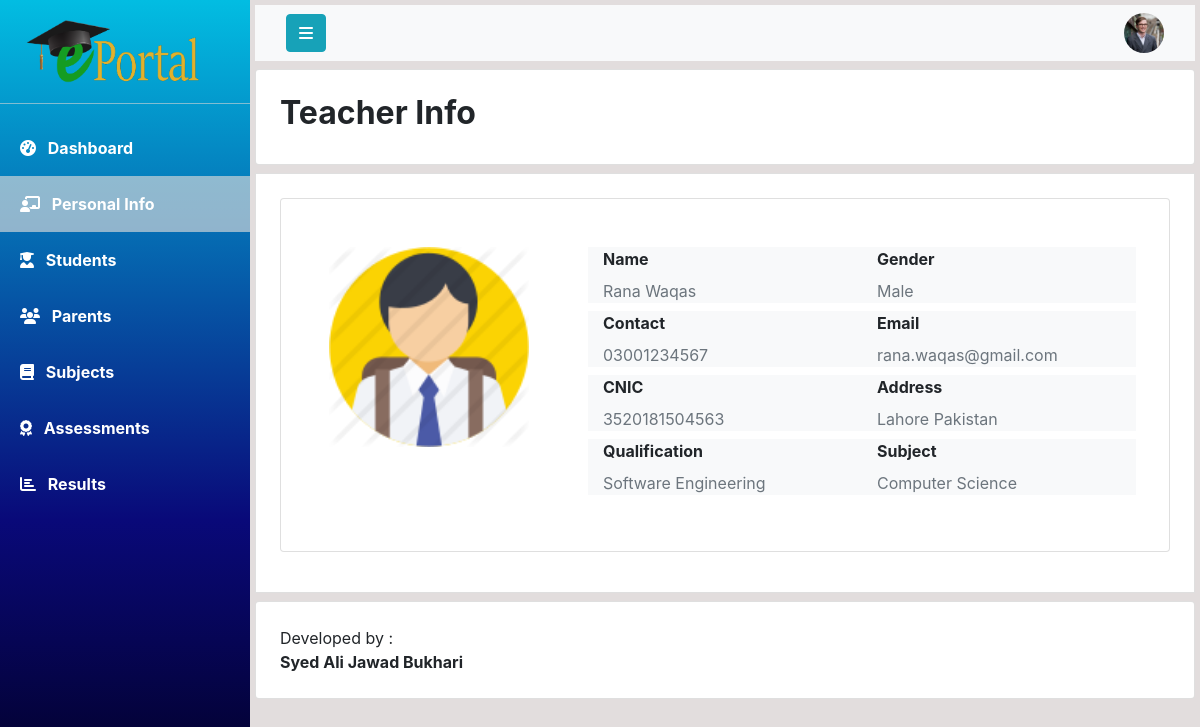
Screenshot of /php/teacher_info.php?id=2 with the database file from the repository.
### tables this page shows
CREATE TABLE `teachers` (
  `teacher_id` int(11) NOT NULL,
  `first_name` varchar(20) DEFAULT NULL,
  `last_name` varchar(20) DEFAULT NULL,
  `mobile_number` varchar(11) DEFAULT NULL,
  `cnic` varchar(13) DEFAULT NULL,
  `address` varchar(100) DEFAULT NULL,
  `gender` varchar(10) DEFAULT NULL,
  `qualification` varchar(30) DEFAULT NULL,
  `subject` varchar(20) DEFAULT NULL,
  `joining_date` timestamp NOT NULL DEFAULT current_timestamp() ON UPDATE current_timestamp(),
  `email` varchar(30) DEFAULT NULL,
  `password` varchar(100) DEFAULT NULL
);

### php/teacher_info.php (the view, shortened to what this page needs)
<!DOCTYPE html>
<html lang="en">
<head>
    <?php include 'links.php'; ?>
</head>
<body>
    <?php
        include 'DBManager.php';
        $teacherID = $_GET['id'];
        $query = "SELECT * from Teachers WHERE teacher_id = $teacherID";
        $result = mysqli_query($connection,$query);
        $teacherInfo = mysqli_fetch_array($result);
    ?>
    <div class="wrapper">
        <nav id="sidebar">
            <a href="#" id="logo-container">
                <img class="mt-3 ml-4" src="../assets/logo/logo1.png" alt="Logo" width="180">
            </a>
            <hr class="my-3 sidebar-separator" style="background-color: rgba(255, 255, 255, 0.562);">
            <ul>
                <li><a class="nav-link text-white font-weight-bold px-3 py-3" href="teacher_dashboard.php?id=<?php echo $teacherID;?>">
                        <i class="fas fa-tachometer-alt ml-1 mr-2"></i>
                        Dashboard
                    </a>
                </li>
                <li><a class="nav-link text-white font-weight-bold px-3 py-3 active">
                        <i class="fas fa-chalkboard-teacher ml-1 mr-2"></i>
                        Personal Info
                    </a>
                </li>
                <li><a class="nav-link text-white font-weight-bold px-3 py-3" href="manage_students.php?id=<?php echo $teacherID;?>">
                        <i class="fas fa-user-graduate ml-1 mr-2"></i>
                        Students
                    </a>
                </li>
                <li><a class="nav-link text-white font-weight-bold px-3 py-3" href="manage_parents.php?id=<?php echo $teacherID;?>">
                        <i class="fa fa-group ml-1 mr-2"></i>
                        Parents
                    </a>
                </li>
                <li><a class="nav-link text-white font-weight-bold px-3 py-3" href="#">
                        <i class="fas fa-book ml-1 mr-2"></i>
                        Subjects
                    </a>
                </li>
                <li><a class="nav-link text-white font-weight-bold px-3 py-3" href="#">
                        <i class="fas fa-award ml-1 mr-2"></i>
                        Assessments
                    </a>
                </li>
                <li><a class="nav-link text-white font-weight-bold px-3 py-3" href="#">
                        <i class="fa fa-chart-bar ml-1 mr-2"></i>
                        Results
                    </a>
                </li>
            </ul>
        </nav>
        <div id="content" class="overflow-auto">
            <nav class="navbar mb-2 navbar-light bg-light mb-2">
                <div class="container-fluid">
                    <div class="navbar-header">
                        <button type="button" id="sidebar-toggle" onclick="hideSidebar()"
                            class="btn btn-info navbar-btn mr-auto">
                            <i class="fa fa-bars" aria-hidden="true"></i>
                        </button>
                    </div>
                    <a class="text-decoration-none">
                        <img src="../assets/user-profile.jpg" id="user-profile" onclick="showDropdown()" width="40"
                            height="40" class="rounded-circle ml-auto" alt="">
                    </a>
                </div>
            </nav>
            <div class="card mb-2 p-4">
                <h2><b>Teacher Info</b></h2>
            </div>
            <div class="card bg-white mb-2 p-4 rounded-0" id="content-wrapper">
                <div class="card bg-white p-5 mb-3">
                    <div class="row">
                        <div class="col-4">
                            <img src="../assets/user-icon.png" alt="Profile" width="200" height="200">
                        </div>
                        <div class="col-8">
                            <div class="row mb-2 bg-light">
                                <div class="col-6">
                                    <label class="font-weight-bold text-black d-block">Name</label>
                                    <span class="text-muted"><?php echo $teacherInfo['first_name']." ".$teacherInfo['last_name']; ?></span>
                                </div>
                                <div class="col-6">
                                    <label class="font-weight-bold text-black d-block">Gender</label>
                                    <span class="text-muted"><?php echo $teacherInfo['gender']; ?></span>
                                </div>
                            </div>
                            <div class="row mb-2 bg-light">
                                <div class="col-6">
                                    <label class="font-weight-bold text-black d-block">Contact</label>
                                    <span class="text-muted"><?php echo $teacherInfo['mobile_number']; ?></span>
                                </div>
                                <div class="col-6">
                                    <label class="font-weight-bold text-black d-block">Email</label>
                                    <span class="text-muted"><?php echo $teacherInfo['email']; ?></span>
                                </div>
                            </div>
                            <div class="row mb-2 bg-light">
                                <div class="col-6">
                                    <label class="font-weight-bold text-black d-block">CNIC</label>
                                    <span class="text-muted"><?php echo $teacherInfo['cnic']; ?></span>
                                </div>
                                <div class="col-6">
                                    <label class="font-weight-bold text-black d-block">Address</label>
                                    <span class="text-muted"><?php echo $teacherInfo['address']; ?></span>
                                </div>
                            </div>
                            <div class="row mb-2 bg-light">
                                <div class="col-6">
                                    <label class="font-weight-bold text-black d-block">Qualification</label>
                                    <span class="text-muted"><?php echo $teacherInfo['qualification']; ?></span>
                                </div>
                                <div class="col-6">
                                    <label class="font-weight-bold text-black d-block">Subject</label>
                                    <span class="text-muted"><?php echo $teacherInfo['subject']; ?></span>
                                </div>
                            </div>
                        </div>
                    </div>
                </div>
            </div>
            <div class="card p-4 bg-white" id="footer">
                Developed by : <b>Syed Ali Jawad Bukhari</b>
            </div>
        </div>
    </div>
</body>
</html>

### css/style.css (style rules this page uses)
* { padding: 0; margin: 0; box-sizing: border-box; }
.wrapper { display: flex; align-items: stretch; background-color: rgb(226, 221, 221); max-height: 100vh; }
#sidebar { width: 250px; height: 100%; position: fixed; top: 0; left: 0; background-color: #30336b; background: rgb(2,0,36); background: linear-gradient(360deg, rgba(2,0,36,1) 0%, rgba(9,9,121,1) 35%, rgb(2, 189, 226)100%); transition: all 1s; }
#sidebar .active { background-color: rgba(219, 219, 219, 0.651); }
#content { width: 100%; height: 100vh; padding: 5px; margin-left: 250px; overflow-x: hidden; transition: all 1s; }
#dropdown a { text-decoration: none; }

### rows the page displays
teachers: first_name "Rana", last_name "Waqas", gender "Male", mobile_number "03001234567", email "rana.waqas@gmail.com", cnic "3520181504563", address "Lahore Pakistan", qualification "Software Engineering", subject "Computer Science"
